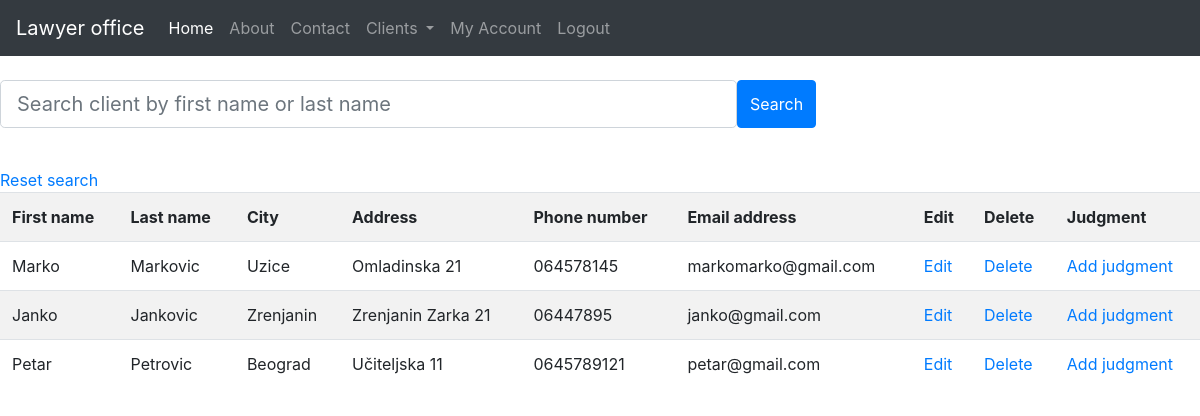
/all_client (signed in), run on an earlier commit of the app's database.
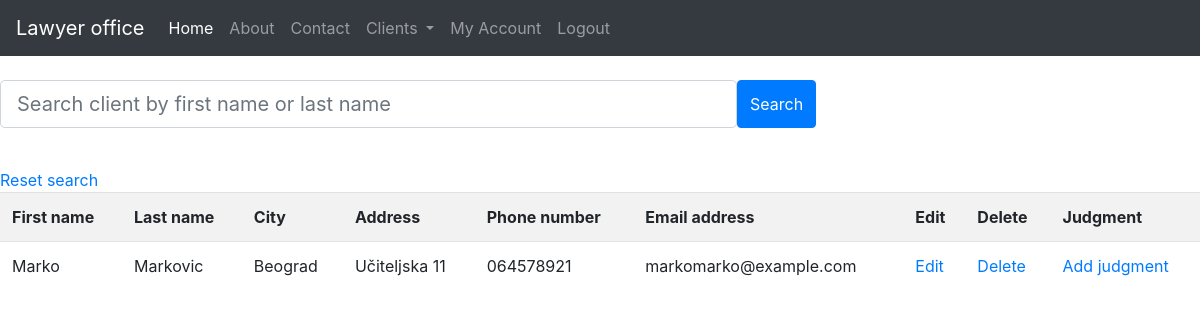
And on a later commit of the database.
### blog/models.py (models this page shows)
class Client(db.Model):
    id = db.Column(db.Integer, primary_key=True)
    first_name = db.Column(db.String(250), nullable=False)
    last_name = db.Column(db.String(250), nullable=False)
    city = db.Column(db.String(50), nullable=False)
    address = db.Column(db.String(50), nullable=False)
    phone = db.Column(db.String(50), nullable=False)
    mail = db.Column(db.String(50))
    user_id = db.Column(db.Integer, db.ForeignKey('user.id'), nullable=False)
    judgments = db.relationship('Judgment', backref='judgments')

### client/routes.py (the view)
@client.route("/all_client")
def all_client():
    clients = Client.query.filter_by(lawyer=current_user)
    return render_template("all_clients.html", title="All clients", clients=clients)

### blog/models.py (called while the page is built)
@login_manager.user_loader
def load_user(user_id):
    return User.query.get(int(user_id))

### blog/templates/all_clients.html (shortened to what this page needs)
{% extends 'base.html' %}
{% block content %}
<br>
<form action="{{url_for('client.search')}}" method="POST">
    <div class="form-group">
        <div class="input-group input-group-lg">
            <div class="form-outline">
                <input type="search" size="50px" placeholder="Search client by first name or last name" name="search_string" id="form1"
                       class="form-control form-control-lg"/>
            </div>
            <button type="submit"  value="Search" class="btn btn-primary">
                 Search
            </button>
        </div>
    </div>
</form>
<br>
<a href="{{url_for('client.all_client')}}">Reset search</a>
<table class="table table-striped">
    <tr>
        <th>First name</th>
        <th>Last name</th>
        <th>City</th>
        <th>Address</th>
        <th>Phone number</th>
        <th>Email address</th>
        <th>Edit</th>
        <th>Delete</th>
        <th>Judgment</th>
    </tr>
    {% for client in clients %}
    <tr>
        <td>{{client.first_name}}</td>
        <td>{{client.last_name}}</td>
        <td>{{client.city}}</td>
        <td>{{client.address}}</td>
        <td>{{client.phone}}</td>
        <td>{{client.mail}}</td>
        <td><a href="{{ url_for('client.edit', client_id=client.id) }}">Edit</a></td>
        <td><a href="{{ url_for('client.delete', client_id= client.id) }}">Delete</a></td>
        <td><a href="{{ url_for('client.add_judgments', client_id= client.id) }}">Add judgment</a></td>
    </tr>
    {% endfor %}
</table>
{% endblock content %}

### blog/templates/base.html (shortened to what this page needs)
<!DOCTYPE html>
<html lang="en">
<head>
    <link rel="stylesheet" href="https://maxcdn.bootstrapcdn.com/bootstrap/4.0.0/css/bootstrap.min.css"
>
</head>
<body>
<nav class="navbar navbar-expand-lg  navbar-dark bg-dark">
    <a class="navbar-brand" href="{{url_for('main.home')}}">Lawyer office</a>
    <div class="collapse navbar-collapse" id="navbarNav">
        <ul class="navbar-nav">
            <li class="nav-item active">
                <a class="nav-link" href="{{url_for('main.home')}}">Home <span class="sr-only">(current)</span></a>
            </li>
            <li class="nav-item">
                <a class="nav-link" href="{{url_for('main.about')}}">About</a>
            </li>
            <li class="nav-item">
                <a class="nav-link" href="{{url_for('main.contact')}}">Contact</a>
            </li>
            {% if current_user.is_authenticated%}
            <li class="nav-item dropdown">
                <a class="nav-link dropdown-toggle" href="#" id="navbarDropdownMenuLink" data-toggle="dropdown"
                   aria-haspopup="true" aria-expanded="false">
                    Clients
                </a>
            </li>
             <li class="nav-item">
                <a class="nav-link" href="{{url_for('users.account')}}">My Account</a>
            </li>
            <li class="nav-item">
                <a class="nav-link" href="{{url_for('users.logout')}}">Logout</a>
            </li>
            {%endif%}
        </ul>
    </div>
</nav>
{% block content %}
{% endblock %}
</body>
</html>

What changed in the data, as far as the page shows it:
removed Client: first_name "Janko", last_name "Jankovic", city "Zrenjanin", address "Zrenjanin Zarka 21", phone "06447895", mail "janko@gmail.com"
removed Client: first_name "Petar", last_name "Petrovic", city "Beograd", address "Učiteljska 11", phone "0645789121", mail "petar@gmail.com"
changed Client "Marko": city "Uzice" → "Beograd"; address "Omladinska 21" → "Učiteljska 11"; phone "064578145" → "064578921"; mail "markomarko@gmail.com" → "markomarko@example.com"
